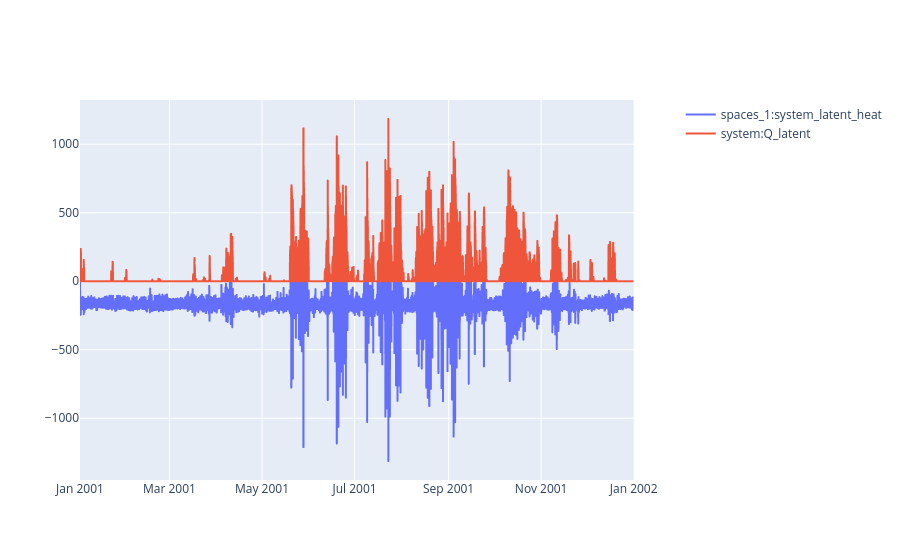

Here is the notebook cell this chart was saved with:
### Code cell
sim.plot(pro.dates(),[Q_esplat, Q_syslat])

### Figure 1 — Plotly figure (JSON) as saved in the notebook; plotly's stock layout.template omitted (floating-point values rounded to 4 significant figures; data arrays with more than 128 entries replaced by an {"elided": "..."} marker saying what was removed)
{"data": [{"hovertemplate": "date=%{x}<br>spaces_1:system_latent_heat=%{y}<extra></extra>", "legendgroup": "", "line": {"dash": "solid"}, "marker": {"symbol": "circle"}, "mode": "lines", "name": "spaces_1:system_latent_heat", "showlegend": true, "type": "scattergl", "x": {"elided": "8760 str values"}, "xaxis": "x", "y": {"elided": "8760 float values"}, "yaxis": "y"}, {"hovertemplate": "date=%{x}<br>system:Q_latent=%{y}<extra></extra>", "legendgroup": "", "line": {"dash": "solid"}, "marker": {"symbol": "circle"}, "mode": "lines", "name": "system:Q_latent", "showlegend": true, "type": "scattergl", "x": {"elided": "8760 str values"}, "xaxis": "x", "y": {"elided": "8760 float values"}, "yaxis": "y"}], "layout": {"xaxis": {"anchor": "y", "domain": [0, 0.94]}, "yaxis": {"anchor": "x", "domain": [0, 1]}, "yaxis2": {"anchor": "x", "overlaying": "y", "side": "right"}}}
